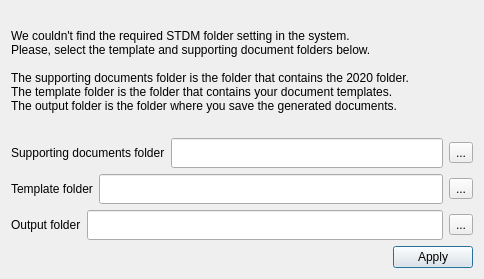
<?xml version="1.0" encoding="UTF-8"?>
<ui version="4.0">
 <class>UpgradePaths</class>
 <widget class="QDialog" name="UpgradePaths">
  <property name="geometry">
   <rect>
    <x>0</x>
    <y>0</y>
    <width>484</width>
    <height>279</height>
   </rect>
  </property>
  <property name="windowTitle">
   <string>Directory Settings</string>
  </property>
  <layout class="QVBoxLayout" name="verticalLayout">
   <item>
    <layout class="QVBoxLayout" name="notification_bar"/>
   </item>
   <item>
    <widget class="QLabel" name="label">
     <property name="text">
      <string>We couldn't find the required STDM folder setting in the system. &lt;br&gt;Please, select the template and supporting document folders below. &lt;br&gt;&lt;br&gt;The supporting documents folder is the folder that contains the 2020 folder.  &lt;br&gt;The template folder is the folder that contains your document templates.  &lt;br&gt;The output folder is the folder where you save the generated documents. </string>
     </property>
     <property name="wordWrap">
      <bool>true</bool>
     </property>
    </widget>
   </item>
   <item>
    <layout class="QHBoxLayout" name="horizontalLayout_2">
     <item>
      <widget class="QLabel" name="label_6">
       <property name="text">
        <string>Supporting documents folder</string>
       </property>
      </widget>
     </item>
     <item>
      <widget class="QLineEdit" name="text_document">
       <property name="minimumSize">
        <size>
         <width>0</width>
         <height>30</height>
        </size>
       </property>
       <property name="maxLength">
        <number>500</number>
       </property>
       <property name="readOnly">
        <bool>true</bool>
       </property>
      </widget>
     </item>
     <item>
      <widget class="QToolButton" name="btn_supporting_docs">
       <property name="toolTip">
        <string>Choose supporting documents directory</string>
       </property>
       <property name="text">
        <string>...</string>
       </property>
       <property name="icon">
        <iconset resource="../resources.qrc">
         <normaloff>:/plugins/stdm/images/icons/open_file.png</normaloff>:/plugins/stdm/images/icons/open_file.png</iconset>
       </property>
       <property name="iconSize">
        <size>
         <width>24</width>
         <height>24</height>
        </size>
       </property>
      </widget>
     </item>
    </layout>
   </item>
   <item>
    <layout class="QHBoxLayout" name="horizontalLayout">
     <item>
      <widget class="QLabel" name="label_9">
       <property name="text">
        <string>Template folder</string>
       </property>
      </widget>
     </item>
     <item>
      <widget class="QLineEdit" name="text_template">
       <property name="minimumSize">
        <size>
         <width>0</width>
         <height>30</height>
        </size>
       </property>
       <property name="maxLength">
        <number>500</number>
       </property>
       <property name="readOnly">
        <bool>true</bool>
       </property>
      </widget>
     </item>
     <item>
      <widget class="QToolButton" name="btn_template">
       <property name="toolTip">
        <string>Choose templates directory</string>
       </property>
       <property name="text">
        <string>...</string>
       </property>
       <property name="icon">
        <iconset resource="../resources.qrc">
         <normaloff>:/plugins/stdm/images/icons/open_file.png</normaloff>:/plugins/stdm/images/icons/open_file.png</iconset>
       </property>
       <property name="iconSize">
        <size>
         <width>24</width>
         <height>24</height>
        </size>
       </property>
      </widget>
     </item>
    </layout>
   </item>
   <item>
    <layout class="QHBoxLayout" name="horizontalLayout_3">
     <item>
      <widget class="QLabel" name="label_10">
       <property name="text">
        <string>Output folder</string>
       </property>
      </widget>
     </item>
     <item>
      <widget class="QLineEdit" name="text_output">
       <property name="minimumSize">
        <size>
         <width>0</width>
         <height>30</height>
        </size>
       </property>
       <property name="maxLength">
        <number>500</number>
       </property>
       <property name="readOnly">
        <bool>true</bool>
       </property>
      </widget>
     </item>
     <item>
      <widget class="QToolButton" name="btn_output">
       <property name="toolTip">
        <string>Choose output directory</string>
       </property>
       <property name="text">
        <string>...</string>
       </property>
       <property name="icon">
        <iconset resource="../resources.qrc">
         <normaloff>:/plugins/stdm/images/icons/open_file.png</normaloff>:/plugins/stdm/images/icons/open_file.png</iconset>
       </property>
       <property name="iconSize">
        <size>
         <width>24</width>
         <height>24</height>
        </size>
       </property>
      </widget>
     </item>
    </layout>
   </item>
   <item>
    <widget class="QDialogButtonBox" name="buttonBox">
     <property name="orientation">
      <enum>Qt::Horizontal</enum>
     </property>
     <property name="standardButtons">
      <set>QDialogButtonBox::Apply</set>
     </property>
     <property name="centerButtons">
      <bool>false</bool>
     </property>
    </widget>
   </item>
  </layout>
 </widget>
 <resources>
  <include location="../resources.qrc"/>
 </resources>
 <connections>
  <connection>
   <sender>buttonBox</sender>
   <signal>accepted()</signal>
   <receiver>UpgradePaths</receiver>
   <slot>accept()</slot>
   <hints>
    <hint type="sourcelabel">
     <x>248</x>
     <y>254</y>
    </hint>
    <hint type="destinationlabel">
     <x>157</x>
     <y>274</y>
    </hint>
   </hints>
  </connection>
  <connection>
   <sender>buttonBox</sender>
   <signal>rejected()</signal>
   <receiver>UpgradePaths</receiver>
   <slot>reject()</slot>
   <hints>
    <hint type="sourcelabel">
     <x>316</x>
     <y>260</y>
    </hint>
    <hint type="destinationlabel">
     <x>286</x>
     <y>274</y>
    </hint>
   </hints>
  </connection>
 </connections>
</ui>
